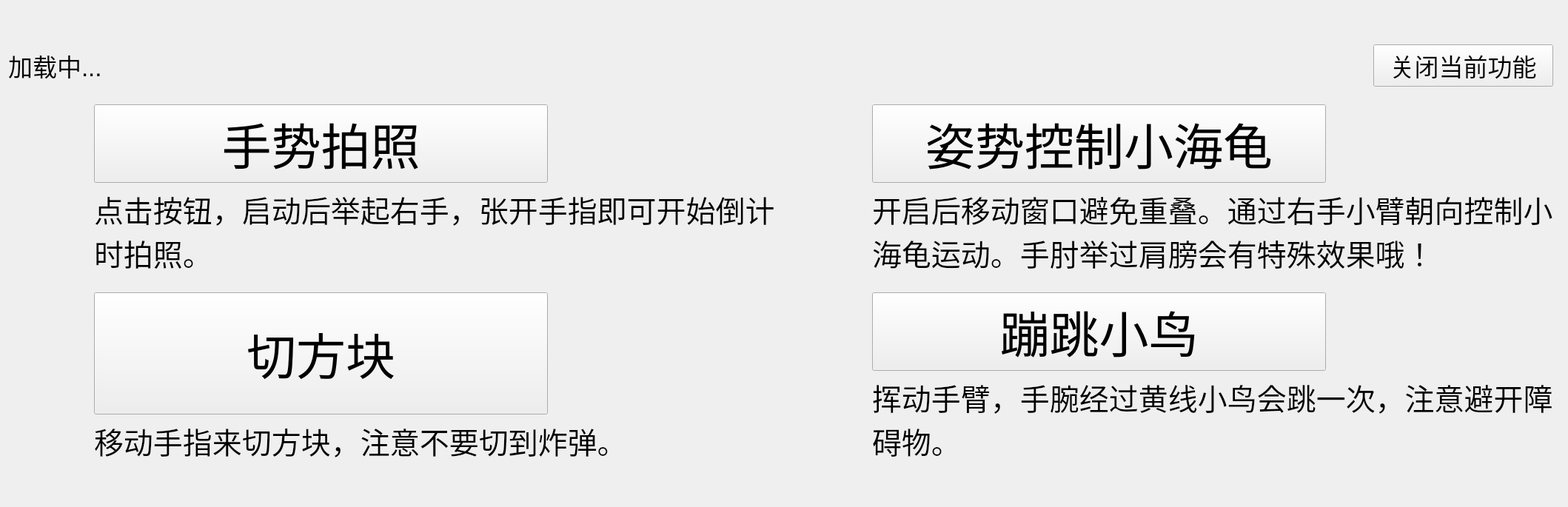
      <widget class="QWidget" name="o6">
       <layout class="QGridLayout" name="gridLayout_6">
        <item row="0" column="0">
         <spacer name="verticalSpacer_8">
          <property name="orientation">
           <enum>Qt::Vertical</enum>
          </property>
          <property name="sizeHint" stdset="0">
           <size>
            <width>20</width>
            <height>40</height>
           </size>
          </property>
         </spacer>
        </item>
        <item row="3" column="1">
         <widget class="QWidget" name="widget_3" native="true">
          <layout class="QGridLayout" name="gridLayout_17">
           <item row="0" column="1">
            <widget class="QPushButton" name="pose_turtle">
             <property name="sizePolicy">
              <sizepolicy hsizetype="Preferred" vsizetype="Preferred">
               <horstretch>0</horstretch>
               <verstretch>0</verstretch>
              </sizepolicy>
             </property>
             <property name="minimumSize">
              <size>
               <width>613</width>
               <height>0</height>
              </size>
             </property>
             <property name="maximumSize">
              <size>
               <width>613</width>
               <height>16777215</height>
              </size>
             </property>
             <property name="font">
              <font>
               <pointsize>50</pointsize>
              </font>
             </property>
             <property name="cursor">
              <cursorShape>PointingHandCursor</cursorShape>
             </property>
             <property name="text">
              <string>姿势控制小海龟</string>
             </property>
            </widget>
           </item>
           <item row="0" column="0">
            <widget class="QLabel" name="label_15">
             <property name="minimumSize">
              <size>
               <width>101</width>
               <height>101</height>
              </size>
             </property>
             <property name="maximumSize">
              <size>
               <width>101</width>
               <height>101</height>
              </size>
             </property>
             <property name="styleSheet">
              <string notr="true">background-image: url(:/media/举手.png);</string>
             </property>
             <property name="text">
              <string/>
             </property>
            </widget>
           </item>
           <item row="1" column="1">
            <widget class="QLabel" name="label_14">
             <property name="font">
              <font>
               <pointsize>30</pointsize>
              </font>
             </property>
             <property name="text">
              <string>开启后移动窗口避免重叠。通过右手小臂朝向控制小海龟运动。手肘举过肩膀会有特殊效果哦！</string>
             </property>
             <property name="alignment">
              <set>Qt::AlignLeading|Qt::AlignLeft|Qt::AlignTop</set>
             </property>
             <property name="wordWrap">
              <bool>true</bool>
             </property>
            </widget>
           </item>
          </layout>
         </widget>
        </item>
        <item row="4" column="1">
         <widget class="QWidget" name="widget_5" native="true">
          <layout class="QGridLayout" name="gridLayout_19">
           <item row="0" column="0">
            <widget class="QLabel" name="label_24">
             <property name="minimumSize">
              <size>
               <width>101</width>
               <height>101</height>
              </size>
             </property>
             <property name="maximumSize">
              <size>
               <width>101</width>
               <height>101</height>
              </size>
             </property>
             <property name="styleSheet">
              <string notr="true">background-image: url(:/media/bird.png);</string>
             </property>
             <property name="text">
              <string/>
             </property>
            </widget>
           </item>
           <item row="0" column="1">
            <widget class="QPushButton" name="jump_bird">
             <property name="sizePolicy">
              <sizepolicy hsizetype="Minimum" vsizetype="Preferred">
               <horstretch>0</horstretch>
               <verstretch>0</verstretch>
              </sizepolicy>
             </property>
             <property name="minimumSize">
              <size>
               <width>613</width>
               <height>0</height>
              </size>
             </property>
             <property name="maximumSize">
              <size>
               <width>613</width>
               <height>16777215</height>
              </size>
             </property>
             <property name="font">
              <font>
               <pointsize>50</pointsize>
              </font>
             </property>
             <property name="cursor">
              <cursorShape>PointingHandCursor</cursorShape>
             </property>
             <property name="text">
              <string>蹦跳小鸟</string>
             </property>
            </widget>
           </item>
           <item row="1" column="1">
            <widget class="QLabel" name="label_22">
             <property name="font">
              <font>
               <pointsize>30</pointsize>
              </font>
             </property>
             <property name="text">
              <string>挥动手臂，手腕经过黄线小鸟会跳一次，注意避开障碍物。</string>
             </property>
             <property name="wordWrap">
              <bool>true</bool>
             </property>
            </widget>
           </item>
          </layout>
         </widget>
        </item>
        <item row="3" column="0">
         <widget class="QWidget" name="widget" native="true">
          <layout class="QGridLayout" name="gridLayout_18">
           <item row="0" column="0">
            <widget class="QLabel" name="label">
             <property name="sizePolicy">
              <sizepolicy hsizetype="Preferred" vsizetype="Preferred">
               <horstretch>51</horstretch>
               <verstretch>51</verstretch>
              </sizepolicy>
             </property>
             <property name="minimumSize">
              <size>
               <width>101</width>
               <height>101</height>
              </size>
             </property>
             <property name="maximumSize">
              <size>
               <width>101</width>
               <height>101</height>
              </size>
             </property>
             <property name="styleSheet">
              <string notr="true">background-image: url(:/media/hand_detect.png);</string>
             </property>
             <property name="text">
              <string/>
             </property>
            </widget>
           </item>
           <item row="0" column="1">
            <widget class="QPushButton" name="o6_1">
             <property name="sizePolicy">
              <sizepolicy hsizetype="Preferred" vsizetype="Preferred">
               <horstretch>0</horstretch>
               <verstretch>0</verstretch>
              </sizepolicy>
             </property>
             <property name="minimumSize">
              <size>
               <width>613</width>
               <height>0</height>
              </size>
             </property>
             <property name="maximumSize">
              <size>
               <width>613</width>
               <height>1677777</height>
              </size>
             </property>
             <property name="font">
              <font>
               <pointsize>50</pointsize>
              </font>
             </property>
             <property name="cursor">
              <cursorShape>PointingHandCursor</cursorShape>
             </property>
             <property name="text">
              <string>     手势拍照     </string>
             </property>
            </widget>
           </item>
           <item row="2" column="1">
            <widget class="QLabel" name="label_8">
             <property name="font">
              <font>
               <pointsize>30</pointsize>
              </font>
             </property>
             <property name="text">
              <string>点击按钮，启动后举起右手，张开手指即可开始倒计时拍照。</string>
             </property>
             <property name="alignment">
              <set>Qt::AlignLeading|Qt::AlignLeft|Qt::AlignTop</set>
             </property>
             <property name="wordWrap">
              <bool>true</bool>
             </property>
            </widget>
           </item>
          </layout>
         </widget>
        </item>
        <item row="5" column="0">
         <spacer name="verticalSpacer_9">
          <property name="orientation">
           <enum>Qt::Vertical</enum>
          </property>
          <property name="sizeHint" stdset="0">
           <size>
            <width>20</width>
            <height>40</height>
           </size>
          </property>
         </spacer>
        </item>
        <item row="4" column="0">
         <widget class="QWidget" name="widget_4" native="true">
          <layout class="QGridLayout" name="gridLayout_4">
           <item row="0" column="1" rowspan="2" colspan="2">
            <widget class="QPushButton" name="hand_slice">
             <property name="sizePolicy">
              <sizepolicy hsizetype="Preferred" vsizetype="Preferred">
               <horstretch>0</horstretch>
               <verstretch>0</verstretch>
              </sizepolicy>
             </property>
             <property name="minimumSize">
              <size>
               <width>613</width>
               <height>0</height>
              </size>
             </property>
             <property name="maximumSize">
              <size>
               <width>613</width>
               <height>16777215</height>
              </size>
             </property>
             <property name="font">
              <font>
               <pointsize>50</pointsize>
              </font>
             </property>
             <property name="cursor">
              <cursorShape>PointingHandCursor</cursorShape>
             </property>
             <property name="text">
              <string>切方块</string>
             </property>
            </widget>
           </item>
           <item row="0" column="0">
            <widget class="QLabel" name="label_18">
             <property name="minimumSize">
              <size>
               <width>101</width>
               <height>101</height>
              </size>
             </property>
             <property name="maximumSize">
              <size>
               <width>101</width>
               <height>101</height>
              </size>
             </property>
             <property name="styleSheet">
              <string notr="true">background-image: url(:/media/slice_ico.png);</string>
             </property>
             <property name="text">
              <string/>
             </property>
            </widget>
           </item>
           <item row="2" column="1" colspan="2">
            <widget class="QLabel" name="label_21">
             <property name="font">
              <font>
               <pointsize>30</pointsize>
              </font>
             </property>
             <property name="text">
              <string>移动手指来切方块，注意不要切到炸弹。</string>
             </property>
             <property name="wordWrap">
              <bool>true</bool>
             </property>
            </widget>
           </item>
          </layout>
         </widget>
        </item>
        <item row="1" column="0">
         <layout class="QHBoxLayout" name="horizontalLayout_6">
          <item>
           <widget class="QLabel" name="label_7">
            <property name="font">
             <font>
              <pointsize>25</pointsize>
             </font>
            </property>
            <property name="text">
             <string>加载中...</string>
            </property>
           </widget>
          </item>
         </layout>
        </item>
        <item row="1" column="1">
         <widget class="QWidget" name="widget_6" native="true">
          <layout class="QHBoxLayout" name="horizontalLayout_9">
           <item>
            <spacer name="horizontalSpacer_4">
             <property name="orientation">
              <enum>Qt::Horizontal</enum>
             </property>
             <property name="sizeHint" stdset="0">
              <size>
               <width>474</width>
               <height>20</height>
              </size>
             </property>
            </spacer>
           </item>
           <item>
            <widget class="QPushButton" name="close_current">
             <property name="font">
              <font>
               <pointsize>25</pointsize>
              </font>
             </property>
             <property name="cursor">
              <cursorShape>PointingHandCursor</cursorShape>
             </property>
             <property name="text">
              <string>  关闭当前功能  </string>
             </property>
            </widget>
           </item>
          </layout>
         </widget>
        </item>
       </layout>
      </widget>
